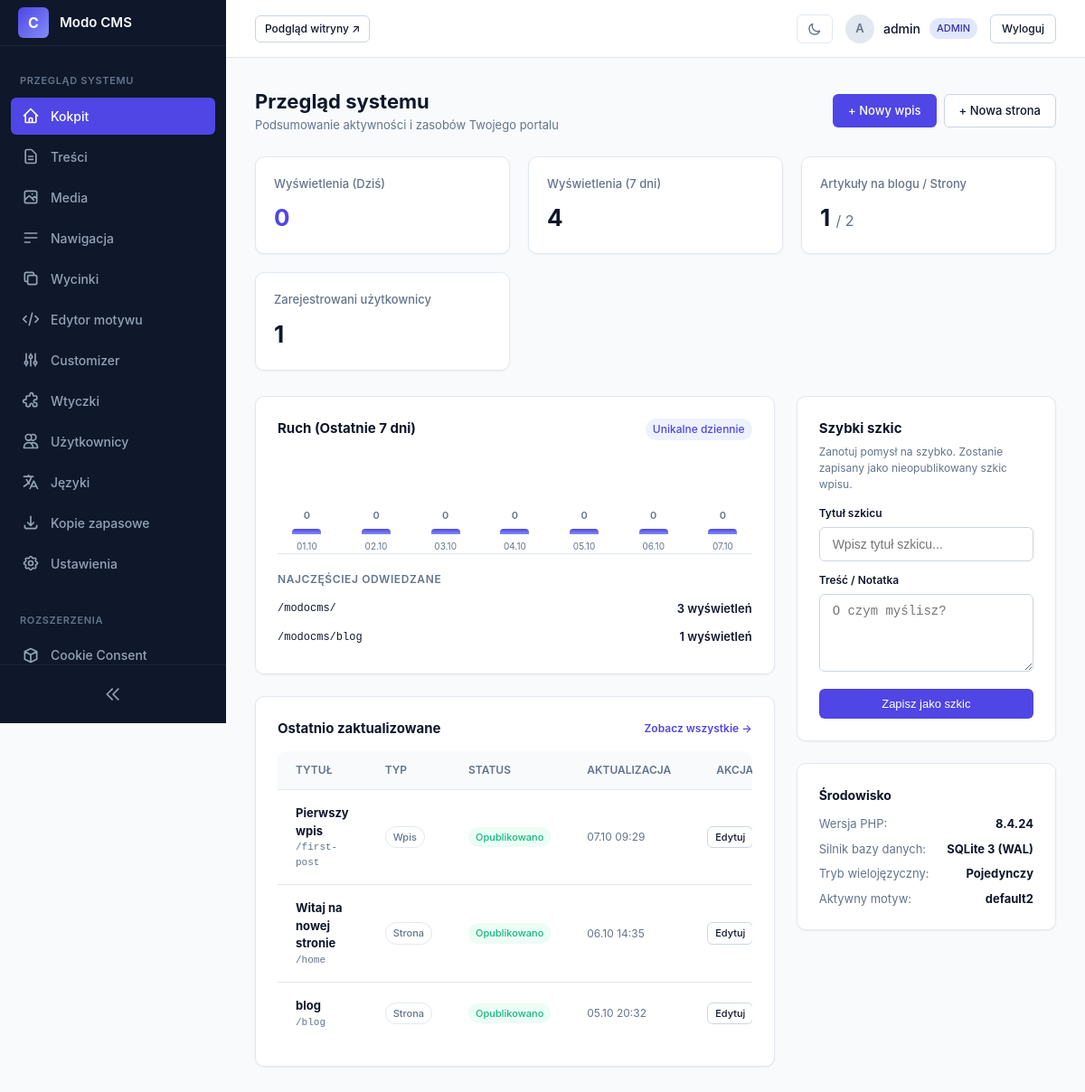
/admin/index.php (signed in), run on the app's committed database.
### tables this page shows
CREATE TABLE plugins (folder TEXT PRIMARY KEY, is_active INTEGER DEFAULT 0);

CREATE TABLE pages (
                    id INTEGER PRIMARY KEY AUTOINCREMENT,
                    parent_id INTEGER DEFAULT 0,
                    slug TEXT NOT NULL,
                    title TEXT NOT NULL,
                    content TEXT,
                    type TEXT NOT NULL DEFAULT 'page',
                    status TEXT DEFAULT 'published',
                    lang TEXT NOT NULL DEFAULT 'en',
                    translation_group TEXT NOT NULL,
                    featured_image TEXT,
                    meta_title TEXT,
                    meta_description TEXT,
                    author_id INTEGER REFERENCES users(id) ON DELETE SET NULL,
                    created_at DATETIME DEFAULT CURRENT_TIMESTAMP,
                    updated_at DATETIME DEFAULT CURRENT_TIMESTAMP
                );

CREATE TABLE settings (key TEXT PRIMARY KEY, value TEXT);

### admin/index.php (the view, shortened to what the rows shown need)
<?php
require_once __DIR__ . '/../core/bootstrap.php';
require_once __DIR__ . '/views/header.php';
$db = Database::getConnection();
$recentContent = $db->query("
    SELECT p.id, p.title, p.slug, p.type, p.status, p.updated_at, u.username as author_name
    FROM pages p
    LEFT JOIN users u ON p.author_id = u.id
    ORDER BY p.updated_at DESC
    LIMIT 6
")->fetchAll();
?>
<div class="page-header">
    <div>
        <h1 class="page-title"><?= _e('System Overview') ?></h1>
    </div>
</div>
<div class="dashboard-layout">
    <div>
        <div class="card">
            <div style="display:flex; justify-content:space-between; align-items:center; margin-bottom: 16px;">
                <h2 style="font-size: 15px; font-weight: 700; color: var(--text-main); margin: 0;"><?= _e('Traffic (Last 7 Days)') ?></h2>
            </div>
        </div>
        <div class="card">
            <div style="display:flex; justify-content:space-between; align-items:center; margin-bottom: 14px;">
                <h2 style="font-size: 15px; font-weight: 700; color: var(--text-main); margin: 0;"><?= _e('Recently Updated') ?></h2>
            </div>
            <div class="table-container" style="border: none; box-shadow: none;">
                <table class="pro-table">
                    <thead>
                        <tr>
                            <th><?= _e('Title') ?></th>
                            <th><?= _e('Type') ?></th>
                            <th><?= _e('Status') ?></th>
                            <th><?= _e('Updated') ?></th>
                            <th style="text-align: right;"><?= _e('Action') ?></th>
                        </tr>
                    </thead>
                    <tbody>
                        <?php foreach ($recentContent as $rc): ?>
                            <tr>
                                <td>
                                    <strong><a href="page-edit.php?id=<?= $rc['id'] ?>" style="color: var(--text-main); text-decoration: none;"><?= Security::sanitize($rc['title']) ?></a></strong>
                                    <div style="font-size: 11px; color: var(--text-muted); font-family: monospace;">/<?= Security::sanitize($rc['slug']) ?></div>
                                </td>
                                <td>
                                    <span class="badge" style="background: var(--bg-surface, #1e293b); color: var(--text-muted); font-size: 11px; border: 1px solid var(--border-subtle);">
                                    </span>
                                </td>
                                <td>
                                    <span class="badge <?= $rc['status'] === 'published' ? 'badge-success' : 'badge-warning' ?>" style="font-size: 11px;">
                                    </span>
                                </td>
                                <td style="font-size: 12px; color: var(--text-muted);"><?= date('d.m H:i', strtotime($rc['updated_at'])) ?></td>
                                <td style="text-align: right;">
                                    <a href="page-edit.php?id=<?= $rc['id'] ?>" class="btn btn-secondary" style="padding: 3px 8px; font-size: 11px;"><?= _e('Edit') ?></a>
                                </td>
                            </tr>
                        <?php endforeach; ?>
                    </tbody>
                </table>
            </div>
        </div>
    </div>
    <div>
        <div class="card">
            <h2 style="font-size: 15px; font-weight: 700; margin-bottom: 6px; color: var(--text-main);"><?= _e('Quick Draft') ?></h2>
        </div>
        <div class="card">
            <ul style="list-style: none; font-size: 13px; display: flex; flex-direction: column; gap: 8px; color: var(--text-muted); padding: 0; margin: 0;">
                <li style="display: flex; justify-content: space-between;">
                    <span><?= _e('Active Theme') ?>:</span> <strong style="color: var(--text-main);"><?= htmlspecialchars(\Core\Router::getOption('active_theme', 'default'), ENT_QUOTES, 'UTF-8') ?></strong>
                </li>
            </ul>
        </div>
    </div>
</div>
<?php require_once __DIR__ . '/views/footer.php'; ?>

### core/GetSimpleCompat.php (shortened to what the rows shown need)
<?php
    if (!function_exists('render_admin_sidebar_icon')) {
        function render_admin_sidebar_icon(string $icon = ''): string {
            $icon = trim($icon);
            if ($icon !== '' && str_contains($icon, '<svg')) {
                return $icon;
            }
            $d = ($icon !== '' && !preg_match('/[<>&"\']/', $icon))
                ? $icon
                : 'M20 7l-8-4-8 4m16 0l-8 4m8-4v10l-8 4m0-10L4 7m8 4v10M4 7v10l8 4';
            return '<svg class="nav-icon" fill="none" stroke="currentColor" stroke-width="2" viewBox="0 0 24 24"><path stroke-linecap="round" stroke-linejoin="round" d="' . htmlspecialchars($d, ENT_QUOTES, 'UTF-8') . '"/></svg>';
        }
    }
    if (!function_exists('render_admin_plugin_navigation')) {
        function render_admin_plugin_navigation(string $cssItemClass = 'nav-link'): void {
            $currentId = $_GET['id'] ?? '';
            $currentAction = $_GET['action'] ?? '';
            foreach (\Core\GSRegistry::$adminSidebarItems as $item) {
                $isActive = ($currentId === $item['id']) || ($currentAction !== '' && $currentAction === $item['action']);
                $url = 'plugins.php?id=' . urlencode($item['id']);
                $activeClass = $isActive ? ' active' : '';
                $label = function_exists('i18n_r') ? i18n_r($item['title']) : $item['title'];
                echo '<a href="' . htmlspecialchars($url, ENT_QUOTES, 'UTF-8') . '" class="' . htmlspecialchars($cssItemClass, ENT_QUOTES, 'UTF-8') . $activeClass . '" title="' . htmlspecialchars($label, ENT_QUOTES, 'UTF-8') . '">';
                echo render_admin_sidebar_icon($item['icon'] ?? '');
                echo '<span class="nav-text">' . htmlspecialchars($label, ENT_QUOTES, 'UTF-8') . '</span>';
                echo '</a>' . PHP_EOL;
            }
        }
    }
    if (!function_exists('i18n_r')) {
        function i18n_r(string $key): string {
            $parts = explode('/', $key);
            $cleanKey = end($parts);
            return function_exists('__') ? __($cleanKey) : $key;
        }
    }

### core/I18n.php (shortened to what the rows shown need)
<?php
    final class I18n {
        private static string $frontendLang = 'en';
        private static string $adminLang = 'en';
        private static string $defaultLang = 'en';
        private static array $translations = [];
        private static array $availableLanguages = [];
        public static function init(): void {
            self::$defaultLang = class_exists('\Core\Router') ? Router::getOption('default_language', 'en') : 'en';
            $rawLangs = class_exists('\Core\Router') ? Router::getOption('available_languages', 'en:English,pl:Polski') : 'en:English,pl:Polski';
            self::$availableLanguages = [];
            foreach (explode(',', $rawLangs) as $pair) {
                $parts = explode(':', trim($pair));
                if (count($parts) === 2) {
                    self::$availableLanguages[trim($parts[0])] = trim($parts[1]);
                }
            }
            $configuredAdminLang = class_exists('\Core\Router') ? Router::getOption('admin_language', self::$defaultLang) : self::$defaultLang;
            if (isset($_SESSION['user_admin_lang']) && array_key_exists($_SESSION['user_admin_lang'], self::$availableLanguages)) {
                self::$adminLang = $_SESSION['user_admin_lang'];
            } elseif (array_key_exists($configuredAdminLang, self::$availableLanguages)) {
                self::$adminLang = $configuredAdminLang;
            } else {
                self::$adminLang = self::$defaultLang;
            }
        }
        private static function detectFrontendLanguage(): void {
            $isMultilingual = class_exists('\Core\Router') && Router::getOption('multilingual_frontend', '0') === '1';
            if (!$isMultilingual) {
                self::$frontendLang = self::$defaultLang;
                return;
            }
        }
        public static function loadDictionary(string $lang): void {
            $lang = preg_replace('/[^a-z0-9_-]/i', '', $lang);
            $filePath = __DIR__ . '/../languages/' . $lang . '.json';
            if (file_exists($filePath)) {
                $json = file_get_contents($filePath);
                $data = json_decode((string)$json, true);
                if (is_array($data)) {
                    self::$translations[$lang] = $data;
                    return;
                }
            }
            self::$translations[$lang] = [];
        }
        public static function translate(string $key, ?string $lang = null): string {
            if ($lang === null) {
                $isAdmin = defined('IN_ADMIN') && IN_ADMIN === true;
                $lang = $isAdmin ? self::$adminLang : self::$frontendLang;
            }
            $translated = self::$translations[$lang][$key] ?? null;
            if ($translated !== null && $translated !== '') {
                return (string)$translated;
            }
            return $key;
        }
    }
    if (!function_exists('__')) {
        function __(string $key, ?string $lang = null): string {
            return \Core\I18n::translate($key, $lang);
        }
    }
    if (!function_exists('_e')) {
        function _e(string $key, ?string $lang = null): void {
            echo htmlspecialchars(\Core\I18n::translate($key, $lang), ENT_QUOTES, 'UTF-8');
        }
    }

### data on the page
plugins: label "Cookie Consent"
pages: title "Pierwszy wpis", slug "first-post", lang "Wpis Opublikowano Edytuj", updated_at "07.10 09:29"
pages: title "Witaj na nowej stronie", slug "home", lang "Strona Opublikowano Edytuj", updated_at "06.10 14:35"
pages: title "blog", slug "blog", lang "Strona Opublikowano Edytuj", updated_at "05.10 20:32"
settings: value "default2"

### other printed values
substr($_SESSION['user_name'] ?? 'A', 0, 1) "A"
$_SESSION['user_name'] "admin"
Auth::role() "ADMIN"
$todayVisits "0"
$weekVisits "4"
$totalPosts "1"
$totalPages "2"
$totalUsers "1"
$bar['count'] "0"
$dayLabel "01.10"
$dayLabel "02.10"
$dayLabel "03.10"
$dayLabel "04.10"
$dayLabel "05.10"
$dayLabel "06.10"
